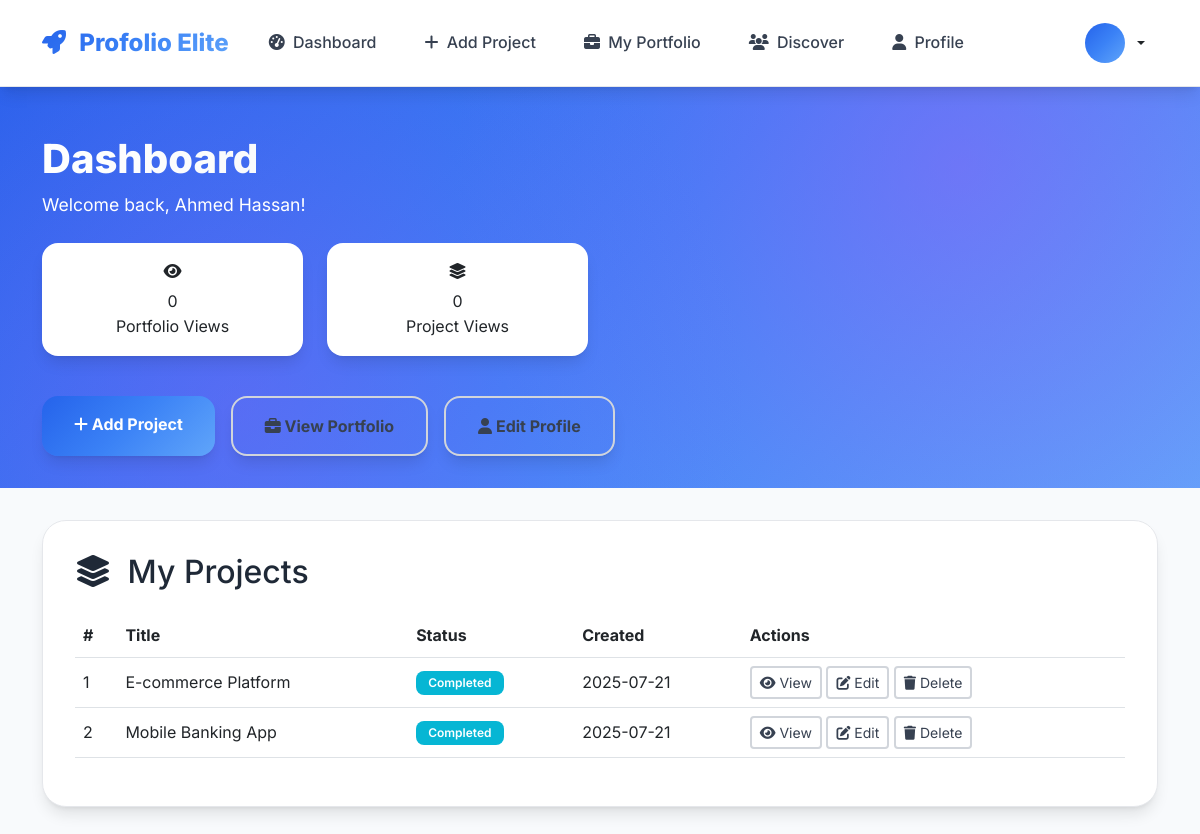
Before: /dashboard.php (signed in) with the older database file.
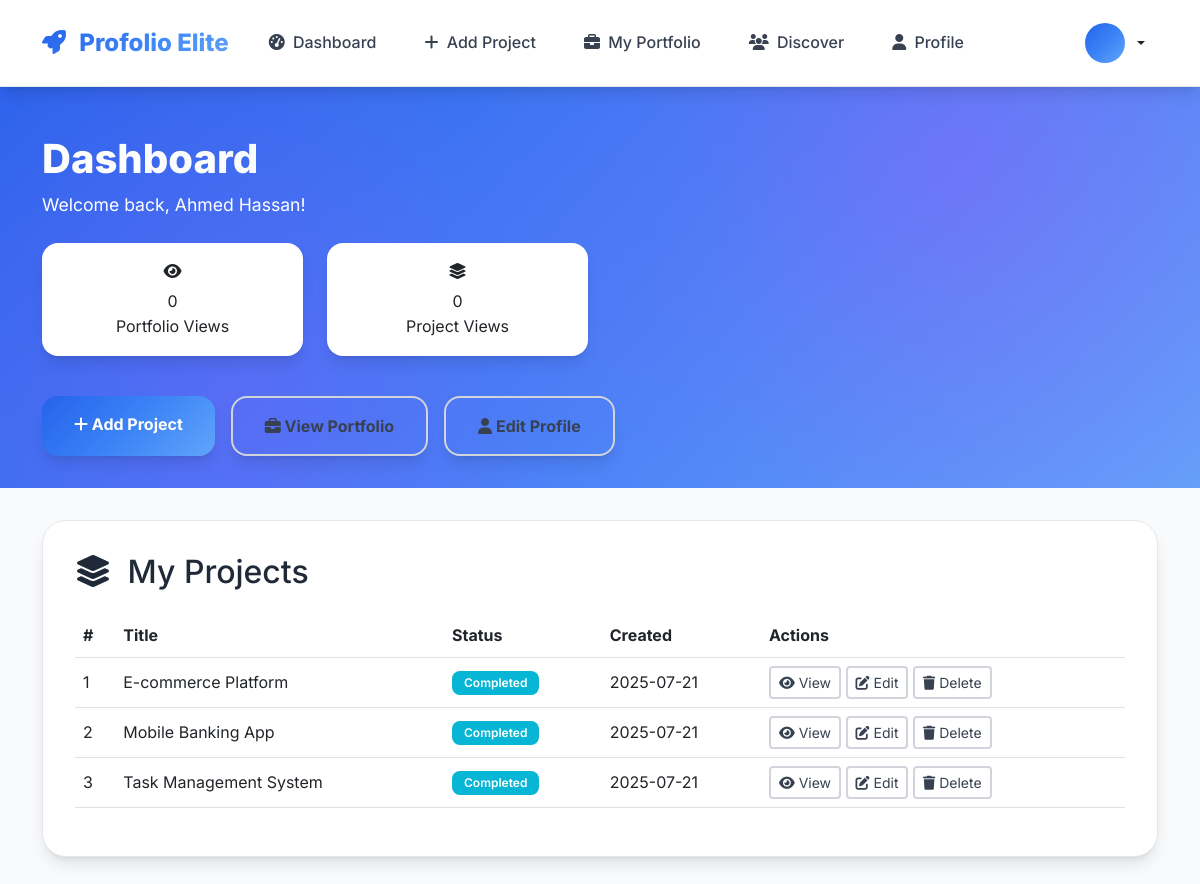
After: the same page with the newer database file.
### tables this page shows
CREATE TABLE projects (
    id INT AUTO_INCREMENT PRIMARY KEY,
    user_id INT NOT NULL,
    category_id INT,
    title VARCHAR(200) NOT NULL,
    description TEXT NOT NULL,
    client VARCHAR(100),
    start_date DATE,
    end_date DATE,
    status ENUM('completed', 'ongoing', 'planned') DEFAULT 'completed',
    technologies TEXT,
    budget DECIMAL(10,2),
    project_link VARCHAR(500) DEFAULT NULL,  
    github_link VARCHAR(500) DEFAULT NULL,  
    image_path VARCHAR(500) DEFAULT NULL,  
    views INT DEFAULT 0,  
    created_at TIMESTAMP DEFAULT CURRENT_TIMESTAMP,
    updated_at TIMESTAMP DEFAULT CURRENT_TIMESTAMP ON UPDATE CURRENT_TIMESTAMP,
    FOREIGN KEY (user_id) REFERENCES users(id) ON DELETE CASCADE,
    FOREIGN KEY (category_id) REFERENCES categories(id) ON DELETE SET NULL
);

### dashboard.php (the view, shortened to what the changed rows need)
<?php
require_once 'config/database.php';
$lang = isset($_SESSION['language']) ? $_SESSION['language'] : 'en';
$content = [
    'en' => [
        'title' => 'Dashboard',
        'welcome' => 'Welcome back',
        'my_projects' => 'My Projects',
        'add_project' => 'Add Project',
        'view_portfolio' => 'View Portfolio',
        'edit_profile' => 'Edit Profile',
        'no_projects' => 'You have not added any projects yet.',
        'actions' => 'Actions',
        'edit' => 'Edit',
        'delete' => 'Delete',
        'status' => 'Status',
        'published' => 'Published',
        'draft' => 'Draft',
        'created' => 'Created',
        'view' => 'View',
        'logout' => 'Logout',
        'project_deleted' => 'Project deleted successfully!',
        'project_delete_error' => 'Failed to delete project. Please try again.'
    ],
    'ar' => [
        'title' => 'لوحة التحكم',
        'welcome' => 'مرحباً بعودتك',
        'my_projects' => 'مشاريعي',
        'add_project' => 'إضافة مشروع',
        'view_portfolio' => 'عرض المحفظة',
        'edit_profile' => 'تعديل الملف الشخصي',
        'no_projects' => 'لم تقم بإضافة أي مشاريع بعد.',
        'actions' => 'الإجراءات',
        'edit' => 'تعديل',
        'delete' => 'حذف',
        'status' => 'الحالة',
        'published' => 'منشور',
        'draft' => 'مسودة',
        'created' => 'تاريخ الإضافة',
        'view' => 'عرض',
        'logout' => 'تسجيل الخروج',
        'project_deleted' => 'تم حذف المشروع بنجاح!',
        'project_delete_error' => 'فشل في حذف المشروع. حاول مرة أخرى.'
    ]
];
$current_content = $content[$lang];
$user_id = $_SESSION['user_id'];
$stmt = $conn->prepare("SELECT * FROM users WHERE id = ?");
$stmt->bind_param("i", $user_id);
$stmt->execute();
$user = $stmt->get_result()->fetch_assoc();
$stmt = $conn->prepare("SELECT * FROM projects WHERE user_id = ? ORDER BY created_at DESC");
$stmt->bind_param("i", $user_id);
$stmt->execute();
$projects = $stmt->get_result();
?>
<!DOCTYPE html>
<html lang="<?php echo $lang; ?>" dir="<?php echo $lang === 'ar' ? 'rtl' : 'ltr'; ?>">
<head>
    <link href="https://cdn.jsdelivr.net/npm/bootstrap@5.3.0/dist/css/bootstrap.min.css" rel="stylesheet">
    <link href="https://cdnjs.cloudflare.com/ajax/libs/font-awesome/6.4.0/css/all.min.css" rel="stylesheet">
    <link href="https://unpkg.com/aos@2.3.1/dist/aos.css" rel="stylesheet">
</head>
<body class="<?php echo $lang === 'ar' ? 'rtl' : ''; ?>">
<section class="dashboard-header">
    <div class="container">
        <div class="dashboard-header-content">
            <h1 class="dashboard-title" data-aos="fade-up">
                <?php echo $current_content['title']; ?>
            </h1>
        </div>
    </div>
</section>
<div class="container">
    <div class="projects-section" data-aos="fade-up" data-aos-delay="200">
        <h2 class="mb-4"><i class="fas fa-layer-group me-2"></i> <?php echo $current_content['my_projects']; ?></h2>
        <?php if ($projects->num_rows === 0): ?>
            <div class="text-center text-muted py-5">
                <i class="fas fa-folder-open fa-3x mb-3"></i>
                <div><?php echo $current_content['no_projects']; ?></div>
            </div>
        <?php else: ?>
            <div class="table-responsive">
                <table class="table projects-table align-middle">
                    <thead>
                        <tr>
                            <th>#</th>
                            <th><?php echo $lang === 'en' ? 'Title' : 'العنوان'; ?></th>
                            <th><?php echo $current_content['status']; ?></th>
                            <th><?php echo $current_content['created']; ?></th>
                            <th><?php echo $current_content['actions']; ?></th>
                        </tr>
                    </thead>
                    <tbody>
                        <?php $i = 1; while ($project = $projects->fetch_assoc()): ?>
                        <tr>
                            <td><?php echo $i++; ?></td>
                            <td><?php echo htmlspecialchars($project['title']); ?></td>
                            <td>
                                <?php
                                $status_class = '';
                                $status_text = '';
                                switch ($project['status']) {
                                    case 'completed':
                                        $status_class = 'badge-success';
                                        $status_text = $lang === 'en' ? 'Completed' : 'مكتمل';
                                        break;
                                }
                                ?>
                                <span class="badge <?php echo $status_class; ?>"><?php echo $status_text; ?></span>
                            </td>
                            <td><?php echo date('Y-m-d', strtotime($project['created_at'])); ?></td>
                            <td>
                                <a href="project.php?id=<?php echo $project['id']; ?>" class="btn btn-outline btn-sm">
                                    <i class="fas fa-eye"></i> <?php echo $current_content['view']; ?>
                                </a>
                                                                 <a href="add_project.php?edit=1&id=<?php echo $project['id']; ?>" class="btn btn-outline btn-sm">
                                    <i class="fas fa-edit"></i> <?php echo $current_content['edit']; ?>
                                </a>
                                <a href="dashboard.php?delete=<?php echo $project['id']; ?>" class="btn btn-outline btn-sm" onclick="return confirm('<?php echo $lang === 'en' ? 'Are you sure?' : 'هل أنت متأكد؟'; ?>');">
                                    <i class="fas fa-trash"></i> <?php echo $current_content['delete']; ?>
                                </a>
                            </td>
                        </tr>
                        <?php endwhile; ?>
                    </tbody>
                </table>
            </div>
        <?php endif; ?>
    </div>
</div>
</body>
</html>

Changed rows visible on the page:
added projects: title "Task Management System", status_text "Completed", created_at "2025-07-21"
